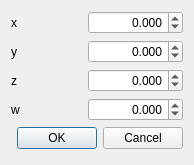
<?xml version="1.0" encoding="UTF-8"?>
<ui version="4.0">
 <class>ValuesDialog</class>
 <widget class="QDialog" name="ValuesDialog">
  <property name="geometry">
   <rect>
    <x>0</x>
    <y>0</y>
    <width>194</width>
    <height>165</height>
   </rect>
  </property>
  <property name="windowTitle">
   <string>Dialog</string>
  </property>
  <layout class="QGridLayout" name="gridLayout">
   <item row="0" column="0">
    <widget class="QLabel" name="x_label">
     <property name="text">
      <string>x</string>
     </property>
    </widget>
   </item>
   <item row="0" column="1">
    <widget class="QDoubleSpinBox" name="x_value">
     <property name="alignment">
      <set>Qt::AlignRight|Qt::AlignTrailing|Qt::AlignVCenter</set>
     </property>
     <property name="decimals">
      <number>3</number>
     </property>
     <property name="minimum">
      <double>-2000000000.000000000000000</double>
     </property>
     <property name="maximum">
      <double>2000000000.000000000000000</double>
     </property>
    </widget>
   </item>
   <item row="1" column="0">
    <widget class="QLabel" name="y_label">
     <property name="text">
      <string>y</string>
     </property>
    </widget>
   </item>
   <item row="1" column="1">
    <widget class="QDoubleSpinBox" name="y_value">
     <property name="alignment">
      <set>Qt::AlignRight|Qt::AlignTrailing|Qt::AlignVCenter</set>
     </property>
     <property name="decimals">
      <number>3</number>
     </property>
     <property name="minimum">
      <double>-2000000000.000000000000000</double>
     </property>
     <property name="maximum">
      <double>2000000000.000000000000000</double>
     </property>
    </widget>
   </item>
   <item row="2" column="0">
    <widget class="QLabel" name="z_label">
     <property name="text">
      <string>z</string>
     </property>
    </widget>
   </item>
   <item row="2" column="1">
    <widget class="QDoubleSpinBox" name="z_value">
     <property name="alignment">
      <set>Qt::AlignRight|Qt::AlignTrailing|Qt::AlignVCenter</set>
     </property>
     <property name="decimals">
      <number>3</number>
     </property>
     <property name="minimum">
      <double>-2000000000.000000000000000</double>
     </property>
     <property name="maximum">
      <double>2000000000.000000000000000</double>
     </property>
    </widget>
   </item>
   <item row="3" column="0">
    <widget class="QLabel" name="w_label">
     <property name="text">
      <string>w</string>
     </property>
    </widget>
   </item>
   <item row="3" column="1">
    <widget class="QDoubleSpinBox" name="w_value">
     <property name="alignment">
      <set>Qt::AlignRight|Qt::AlignTrailing|Qt::AlignVCenter</set>
     </property>
     <property name="decimals">
      <number>3</number>
     </property>
     <property name="minimum">
      <double>-2000000000.000000000000000</double>
     </property>
     <property name="maximum">
      <double>2000000000.000000000000000</double>
     </property>
    </widget>
   </item>
   <item row="4" column="0" colspan="2">
    <widget class="QDialogButtonBox" name="buttonBox">
     <property name="orientation">
      <enum>Qt::Horizontal</enum>
     </property>
     <property name="standardButtons">
      <set>QDialogButtonBox::Cancel|QDialogButtonBox::Ok</set>
     </property>
    </widget>
   </item>
  </layout>
 </widget>
 <resources/>
 <connections>
  <connection>
   <sender>buttonBox</sender>
   <signal>accepted()</signal>
   <receiver>ValuesDialog</receiver>
   <slot>accept()</slot>
   <hints>
    <hint type="sourcelabel">
     <x>248</x>
     <y>254</y>
    </hint>
    <hint type="destinationlabel">
     <x>157</x>
     <y>274</y>
    </hint>
   </hints>
  </connection>
  <connection>
   <sender>buttonBox</sender>
   <signal>rejected()</signal>
   <receiver>ValuesDialog</receiver>
   <slot>reject()</slot>
   <hints>
    <hint type="sourcelabel">
     <x>316</x>
     <y>260</y>
    </hint>
    <hint type="destinationlabel">
     <x>286</x>
     <y>274</y>
    </hint>
   </hints>
  </connection>
 </connections>
</ui>
